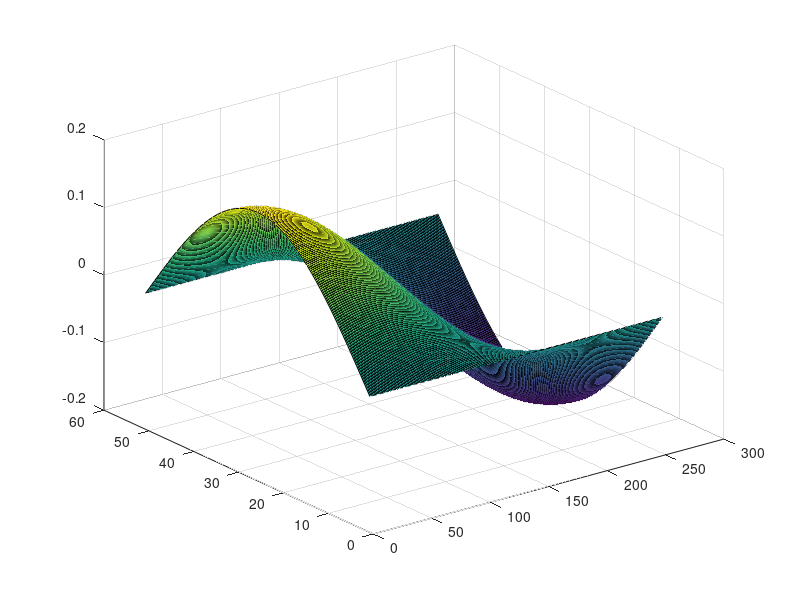
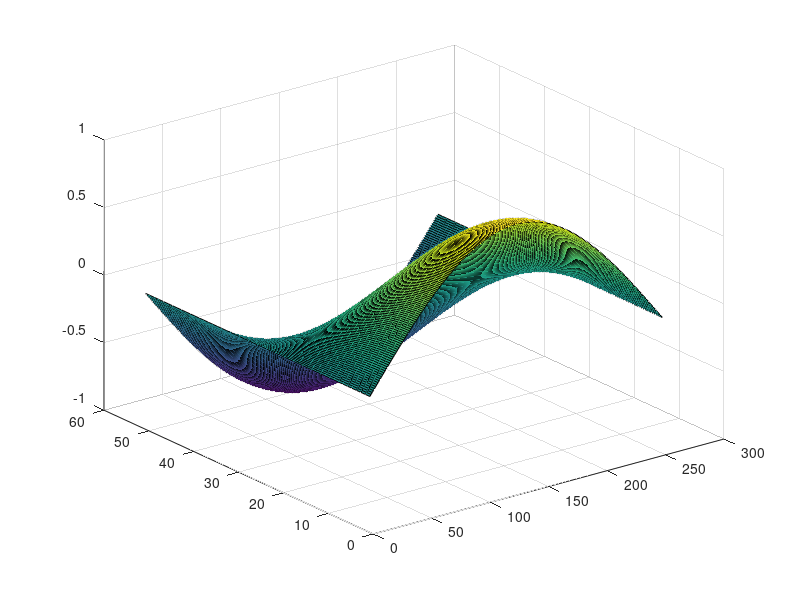
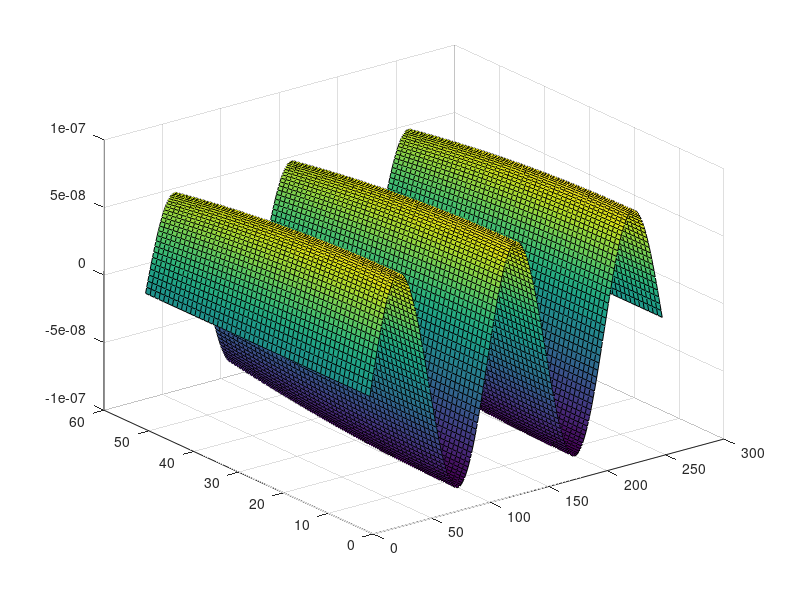
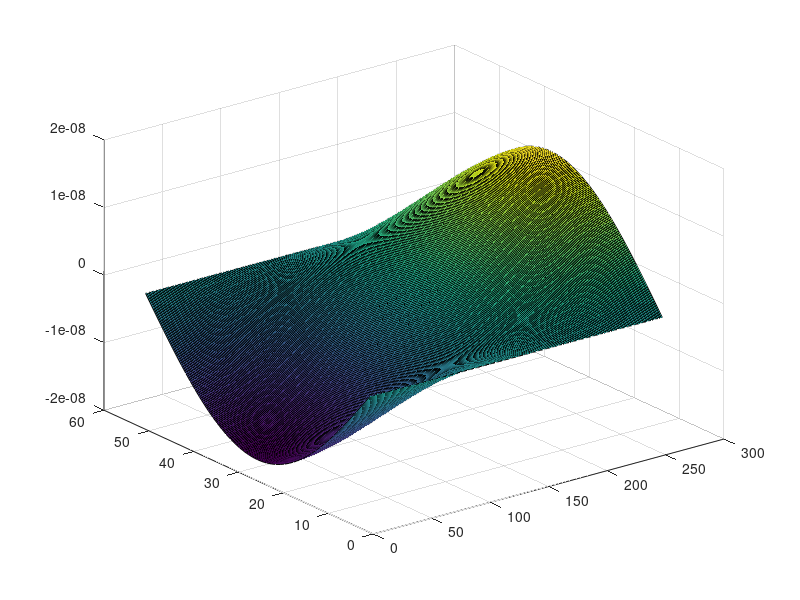

Source code (MATLAB) for these figures, in order:
a=2.5;
b=0.5;
x=0:0.01:a;
y=0:0.01:b;
f=10000;
A=pi/a;
B=pi/b;
[XX,YY]=meshgrid(x,y);
h=sqrt((A*A)+(B*B));
w=2*pi*f;
j=sqrt(-1);
mu=4*pi*(10^-7);
e=(1/(36*pi))*(10^-9);
p=sqrt(((w.^2)*mu*e)-h.^2);
Ex = -(j.*p/(h.*h)).*A.*sin(B.*YY).*cos(A.*XX);
Ey = -(j.*p/(h.*h)).*B.*sin(A.*XX).*cos(B.*YY);
Hx = (j.*w.*e/(h.*h)).*B.*sin(B.*XX).*cos(A.*YY);
Hy=-(j.*w.*e/(h.*h)).*A.*sin(B.*YY).*cos(A.*XX);
figure(1)
surf((Ex));
figure(2)
surf((Ey));
figure(3)
surf(imag(Hx));
figure(4)
surf(imag(Hy));
ex=(j.*w.*mu/(h.*h)).*B.*sin(B.*YY).*cos(A.*XX);
ey=-(j.*w.*mu/(h.*h)).*A.*sin(A.*XX).*cos(B.*YY);
hx= (j.*p/(h.*h)).*A.*sin(A.*XX).*cos(B.*YY);
hy= (j.*p/(h.*h)).*B.*sin(B.*YY).*cos(A.*XX);
figure(5)
surf(imag(ex));
figure(6)
surf(imag(ey));
figure(7)
surf((hx));
figure(8)
surf((hy));
